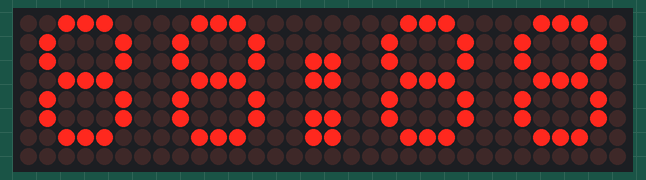
Simulated run of this sketch. Board: ESP8266 (NodeMCU). Parts: 32×8 LED matrix. WiFi joins after 1.5 s; servers stay silent unless stated; network time is answered at once with the bench clock; the local clock reads 2024-03-15 10:24:30 at power-on unless the sketch sets it; what the sketch prints to the serial monitor is not drawn.

Above: at 0.1 s.
At 1.6 s:
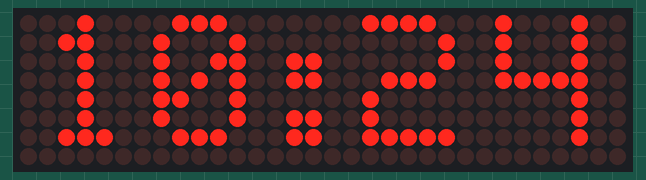
At 30.6 s:
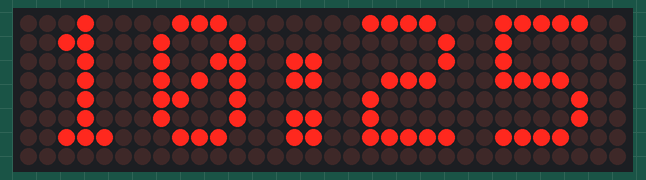
At 90.6 s:
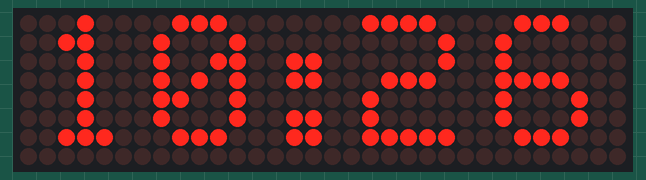

The sketch:

MAX7219.ino
```cpp
#include <NTPClient.h>
#include <ESP8266WiFi.h>
#include <WiFiUdp.h>

#include <MD_Parola.h>
#include <MD_MAX72xx.h>
#include <SPI.h>

#define HARDWARE_TYPE MD_MAX72XX::FC16_HW
#define MAX_DEVICES 4

#define DATA_PIN 15
#define CS_PIN 13
#define CLK_PIN 12

const char *ssid     = "your-wifi-name";
const char *password = "your-wifi-password";
const long utcOffsetInSeconds = 3600;
int hours = 88;
int minutes = 88;

WiFiUDP ntpUDP;
NTPClient timeClient(ntpUDP, "it.pool.ntp.org", utcOffsetInSeconds);
MD_Parola P = MD_Parola(HARDWARE_TYPE, DATA_PIN, CLK_PIN, CS_PIN, MAX_DEVICES);

void setup() {
  P.begin();
  P.setIntensity(1);
  P.setTextAlignment(PA_CENTER);
  P.setCharSpacing(2);
  WiFi.begin(ssid, password);
  P.print(String(hours)+":"+String(minutes));
  while ( WiFi.status() != WL_CONNECTED ) {
    delay ( 500 );
    Serial.print ( "." );
  }
  timeClient.begin();
}

void loop() {
  timeClient.update();
  hours = timeClient.getHours();
  minutes = timeClient.getMinutes();
  P.print(String(hours)+":"+ (minutes < 10 ? "0" + String(minutes) : String(minutes)));
  delay(1000);
}
```

Measured:
- what the display in image 1 shows lasts 29.0 s, from 1.5 s to 30.5 s
- what the display in image 2 shows lasts 60.1 s, from 30.5 s to 90.6 s
